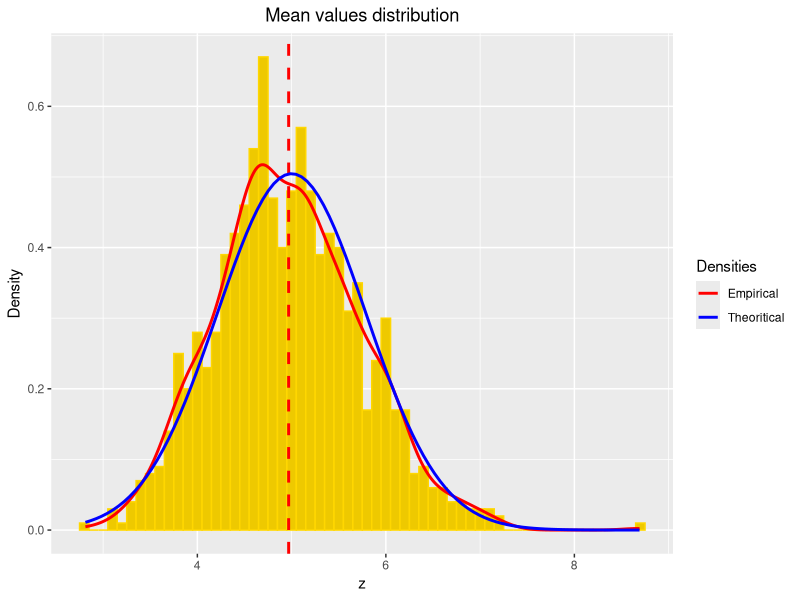

Recreate this plot in R.
## ---- chunk 1
knitr::opts_chunk$set(echo = TRUE)
library(knitr)
library(ggplot2)
## ---- chunk 2
lambda <- 0.2
n <- 40
nb_simu <- 1000
## ---- chunk 3
means_simu <- data.frame(mean = replicate(nb_simu, mean(rexp(n, lambda))))
## ---- chunk 4
theoric_mean <- 1/lambda
theoric_sd <- (1/lambda)/sqrt(n)
## ---- chunk 5
ggplot(means_simu, aes(x=mean)) +
  geom_histogram(aes(y=..density..), binwidth=.1, colour="gold", fill="gold2") +
  geom_line(aes(y = ..density.., colour = 'Empirical'), stat = 'density', size = 1) +
  geom_vline(aes(xintercept=mean(mean, na.rm=TRUE)),
             color="red", linetype="dashed", size=1) +
  stat_function(fun = dnorm, aes(colour = 'Theoritical'), args = c(mean=theoric_mean, sd = theoric_sd), size = 1) +
  scale_colour_manual(values=c("red", "blue"), name="Densities") +
  ylab("Density") + xlab("z") + ggtitle("Mean values distribution") +
  theme(plot.title = element_text(hjust = 0.5))
## ---- chunk 6
result = data.frame(mean = c(mean(means_simu$mean), theoric_mean), standard_deviatation = c(sd(means_simu$mean), theoric_sd), variance = c(sd(means_simu$mean)^2, theoric_sd^2))
colnames(result) = c("Mean", "Standard Deviation", "Variance")
row.names(result) = c("Empirical", "Theoric")
## ---- chunk 7
kable(result, caption = "Comparison Theoric vs. Empiric")
